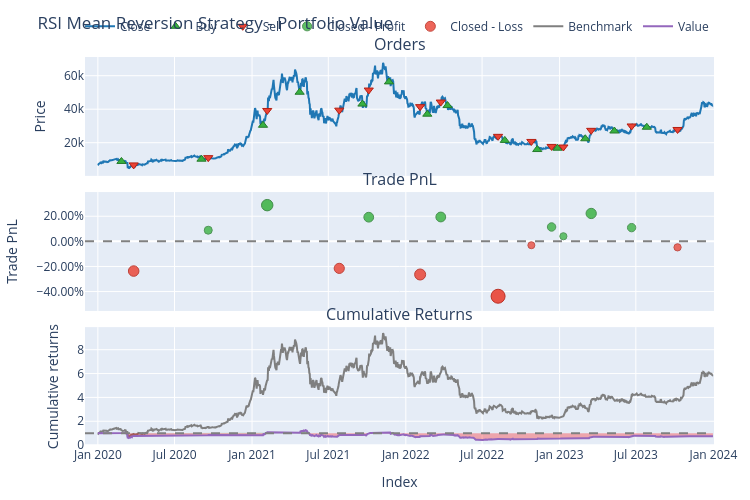

Here is the notebook cell this chart was saved with:
### Markdown cell above
## 6. Performance Visualization

### Code cell
# Plot portfolio value over time
fig = portfolio.plot()
fig.update_layout(title="RSI Mean Reversion Strategy - Portfolio Value", height=500)
fig.show()

### Figure 1 — Plotly figure (JSON) as saved in the notebook; plotly's stock layout.template omitted (floating-point values rounded to 4 significant figures; data arrays with more than 128 entries replaced by an {"elided": "..."} marker saying what was removed)
{"data": [{"legendgroup": "0", "line": {"color": "#1f77b4"}, "name": "Close", "showlegend": true, "type": "scatter", "x": {"elided": "1461 str values"}, "xaxis": "x", "y": {"elided": "1461 float values"}, "yaxis": "y"}, {"customdata": [[0.0, 10.79, 94.91], [2.0, 7.253, 73.59], [4.0, 2.625, 79.79], [6.0, 2.028, 101.6], [8.0, 1.879, 80.87], [10.0, 1.699, 95.65], [12.0, 1.937, 71.68], [14.0, 2.013, 84.88], [16.0, 2.324, 49.66], [18.0, 3.029, 48.2], [20.0, 3.199, 53.44], [22.0, 2.483, 55.5], [24.0, 2.492, 67.2], [26.0, 2.538, 74.17]], "hovertemplate": "Order Id: %{customdata[0]}<br>Timestamp: %{x}<br>Price: %{y}<br>Size: %{customdata[1]:.6f}<br>Fees: %{customdata[2]:.6f}", "legendgroup": "1", "marker": {"color": "#37B13F", "line": {"color": "rgb(38,123,44)", "width": 1}, "size": 8, "symbol": "triangle-up"}, "mode": "markers", "name": "Buy", "type": "scatter", "x": ["2020-02-26T00:00:00", "2020-09-03T00:00:00", "2021-01-27T00:00:00", "2021-04-24T00:00:00", "2021-09-20T00:00:00", "2021-11-22T00:00:00", "2022-02-21T00:00:00", "2022-04-10T00:00:00", "2022-08-24T00:00:00", "2022-11-09T00:00:00", "2022-12-27T00:00:00", "2023-03-03T00:00:00", "2023-05-11T00:00:00", "2023-07-27T00:00:00"], "xaxis": "x", "y": [8797.0, 10150.0, 30400.0, 50120.0, 43050.0, 56300.0, 37000.0, 42160.0, 21370.0, 15910.0, 16710.0, 22350.0, 26970.0, 29220.0], "yaxis": "y"}, {"customdata": [[1.0, 10.79, 72.61], [3.0, 7.253, 80.28], [5.0, 2.625, 103.0], [7.0, 2.028, 79.94], [9.0, 1.879, 96.62], [11.0, 1.699, 70.56], [13.0, 1.937, 85.75], [15.0, 2.013, 47.9], [17.0, 2.324, 48.22], [19.0, 3.029, 53.82], [21.0, 3.199, 55.72], [23.0, 2.483, 67.96], [25.0, 2.492, 74.69], [27.0, 2.538, 70.78]], "hovertemplate": "Order Id: %{customdata[0]}<br>Timestamp: %{x}<br>Price: %{y}<br>Size: %{customdata[1]:.6f}<br>Fees: %{customdata[2]:.6f}", "legendgroup": "2", "marker": {"color": "#EA4335", "line": {"color": "rgb(181,31,18)", "width": 1}, "size": 8, "symbol": "triangle-down"}, "mode": "markers", "name": "Sell", "type": "scatter", "x": ["2020-03-26T00:00:00", "2020-09-19T00:00:00", "2021-02-06T00:00:00", "2021-07-27T00:00:00", "2021-10-05T00:00:00", "2022-02-04T00:00:00", "2022-03-25T00:00:00", "2022-08-08T00:00:00", "2022-10-26T00:00:00", "2022-12-13T00:00:00", "2023-01-10T00:00:00", "2023-03-17T00:00:00", "2023-06-21T00:00:00", "2023-10-08T00:00:00"], "xaxis": "x", "y": [6730.0, 11070.0, 39230.0, 39420.0, 51430.0, 41530.0, 44270.0, 23790.0, 20750.0, 17770.0, 17420.0, 27370.0, 29970.0, 27890.0], "yaxis": "y"}, {"customdata": [[1.0, 1.0, 6534.0, 0.08879], [2.0, 2.0, 23010.0, 0.2883], [4.0, 4.0, 15570.0, 0.1925], [6.0, 6.0, 13910.0, 0.1941], [9.0, 9.0, 5518.0, 0.1145], [10.0, 10.0, 2173.0, 0.04067], [11.0, 11.0, 12330.0, 0.2222], [12.0, 12.0, 7343.0, 0.1093]], "hovertemplate": "Exit Trade Id: %{customdata[0]}<br>Position Id: %{customdata[1]}<br>Exit Timestamp: %{x}<br>PnL: %{customdata[2]:.6f}<br>Return: %{customdata[3]:.2%}", "legendgroup": "3", "marker": {"color": "#37B13F", "line": {"color": "rgb(38,123,44)", "width": 1}, "opacity": [0.7714, 0.845, 0.8097, 0.8102, 0.7809, 0.7536, 0.8206, 0.7789], "size": [7.997, 11.43, 9.784, 9.811, 8.44, 7.169, 10.3, 8.35], "symbol": "circle"}, "mode": "markers", "name": "Closed - Profit", "type": "scatter", "x": ["2020-09-19T00:00:00", "2021-02-06T00:00:00", "2021-10-05T00:00:00", "2022-03-25T00:00:00", "2022-12-13T00:00:00", "2023-01-10T00:00:00", "2023-03-17T00:00:00", "2023-06-21T00:00:00"], "xaxis": "x2", "y": [0.08879, 0.2883, 0.1925, 0.1941, 0.1145, 0.04067, 0.2222, 0.1093], "yaxis": "y2"}, {"customdata": [[0.0, 0.0, -22460.0, -0.2367], [3.0, 3.0, -21870.0, -0.2152], [5.0, 5.0, -25260.0, -0.264], [7.0, 7.0, -37110.0, -0.4372], [8.0, 8.0, -1533.0, -0.03088], [13.0, 13.0, -3538.0, -0.04771]], "hovertemplate": "Exit Trade Id: %{customdata[0]}<br>Position Id: %{customdata[1]}<br>Exit Timestamp: %{x}<br>PnL: %{customdata[2]:.6f}<br>Return: %{customdata[3]:.2%}", "legendgroup": "4", "marker": {"color": "#EA4335", "line": {"color": "rgb(181,31,18)", "width": 1}, "opacity": [0.826, 0.818, 0.8361, 0.9, 0.75, 0.7562], "size": [10.54, 10.17, 11.02, 14.0, 7.0, 7.29], "symbol": "circle"}, "mode": "markers", "name": "Closed - Loss", "type": "scatter", "x": ["2020-03-26T00:00:00", "2021-07-27T00:00:00", "2022-02-04T00:00:00", "2022-08-08T00:00:00", "2022-10-26T00:00:00", "2023-10-08T00:00:00"], "xaxis": "x2", "y": [-0.2367, -0.2152, -0.264, -0.4372, -0.03088, -0.04771], "yaxis": "y2"}, {"legendgroup": "5", "line": {"color": "#7f7f7f"}, "name": "Benchmark", "showlegend": true, "type": "scatter", "x": {"elided": "1461 str values"}, "xaxis": "x3", "y": {"elided": "1461 float values"}, "yaxis": "y3"}, {"hoverinfo": "skip", "legendgroup": "6", "line": {"color": "rgba(0, 0, 0, 0)", "width": 0}, "opacity": 0, "showlegend": false, "type": "scatter", "x": {"elided": "1461 str values"}, "xaxis": "x3", "y": {"elided": "1461 int values"}, "yaxis": "y3"}, {"connectgaps": false, "fill": "tonexty", "fillcolor": "rgba(0, 128, 0, 0.3)", "hoverinfo": "skip", "legendgroup": "6", "line": {"color": "rgba(0, 0, 0, 0)", "width": 0}, "opacity": 0, "showlegend": false, "type": "scatter", "x": {"elided": "1461 str values"}, "xaxis": "x3", "y": {"elided": "1461 float values"}, "yaxis": "y3"}, {"hoverinfo": "skip", "legendgroup": "6", "line": {"color": "rgba(0, 0, 0, 0)", "width": 0}, "opacity": 0, "showlegend": false, "type": "scatter", "x": {"elided": "1461 str values"}, "xaxis": "x3", "y": {"elided": "1461 int values"}, "yaxis": "y3"}, {"connectgaps": false, "fill": "tonexty", "fillcolor": "rgba(255, 0, 0, 0.3)", "hoverinfo": "skip", "legendgroup": "6", "line": {"color": "rgba(0, 0, 0, 0)", "width": 0}, "opacity": 0, "showlegend": false, "type": "scatter", "x": {"elided": "1461 str values"}, "xaxis": "x3", "y": {"elided": "1461 float values"}, "yaxis": "y3"}, {"legendgroup": "7", "line": {"color": "#9467bd"}, "name": "Value", "showlegend": true, "type": "scatter", "x": {"elided": "1461 str values"}, "xaxis": "x3", "y": {"elided": "1461 float values"}, "yaxis": "y3"}, {"hoverinfo": "skip", "legendgroup": "6", "line": {"color": "rgba(0, 0, 0, 0)", "width": 0}, "opacity": 0.0, "showlegend": false, "type": "scatter", "x": {"elided": "1461 str values"}, "xaxis": "x3", "y": {"elided": "1461 int values"}, "yaxis": "y3"}], "layout": {"annotations": [{"font": {"size": 16}, "showarrow": false, "text": "Orders", "x": 0.5, "xanchor": "center", "xref": "paper", "y": 1.0, "yanchor": "bottom", "yref": "paper"}, {"font": {"size": 16}, "showarrow": false, "text": "Trade PnL", "x": 0.5, "xanchor": "center", "xref": "paper", "y": 0.6528, "yanchor": "bottom", "yref": "paper"}, {"font": {"size": 16}, "showarrow": false, "text": "Cumulative Returns", "x": 0.5, "xanchor": "center", "xref": "paper", "y": 0.3056, "yanchor": "bottom", "yref": "paper"}], "height": 500, "legend": {"orientation": "h", "traceorder": "normal", "x": 1, "xanchor": "right", "y": 1.042, "yanchor": "bottom"}, "margin": {"b": 30, "l": 30, "r": 30, "t": 30}, "shapes": [{"line": {"color": "gray", "dash": "dash"}, "type": "line", "x0": 0.0, "x1": 1.0, "xref": "paper", "y0": 0, "y1": 0, "yref": "y2"}, {"line": {"color": "gray", "dash": "dash"}, "type": "line", "x0": 0.0, "x1": 1.0, "xref": "paper", "y0": 1, "y1": 1, "yref": "y3"}], "showlegend": true, "title": {"text": "RSI Mean Reversion Strategy - Portfolio Value"}, "width": 750, "xaxis": {"anchor": "y", "domain": [0.0, 1.0], "matches": "x3", "showticklabels": false}, "xaxis2": {"anchor": "y2", "domain": [0.0, 1.0], "matches": "x3", "showticklabels": false}, "xaxis3": {"anchor": "y3", "domain": [0.0, 1.0], "title": {"text": "Index"}}, "yaxis": {"anchor": "x", "domain": [0.6944, 1.0], "title": {"text": "Price"}}, "yaxis2": {"anchor": "x2", "domain": [0.3472, 0.6528], "tickformat": ".2%", "title": {"text": "Trade PnL"}}, "yaxis3": {"anchor": "x3", "domain": [0.0, 0.3056], "title": {"text": "Cumulative returns"}}}}
